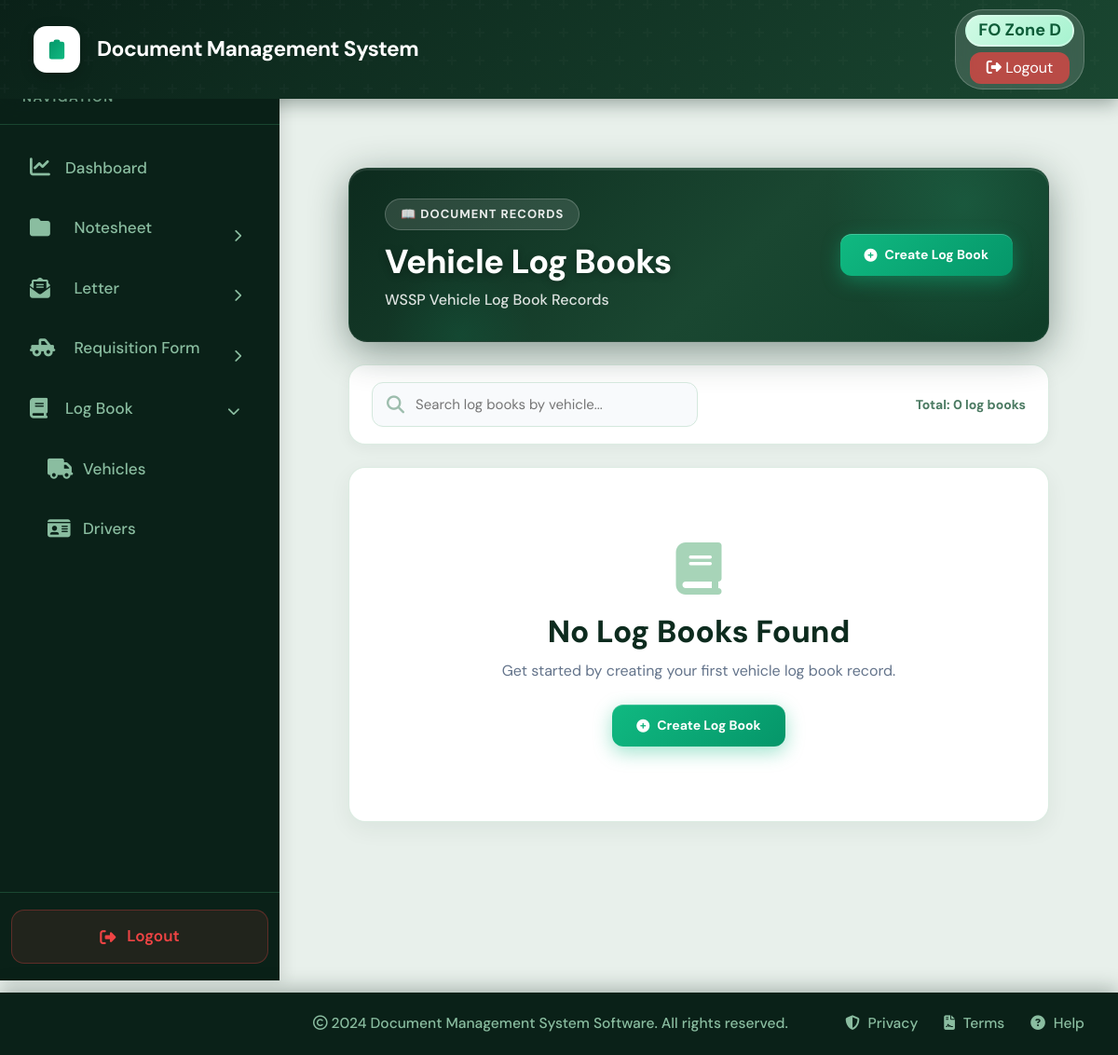
Before: /logbook/ (signed in) with the older database file.
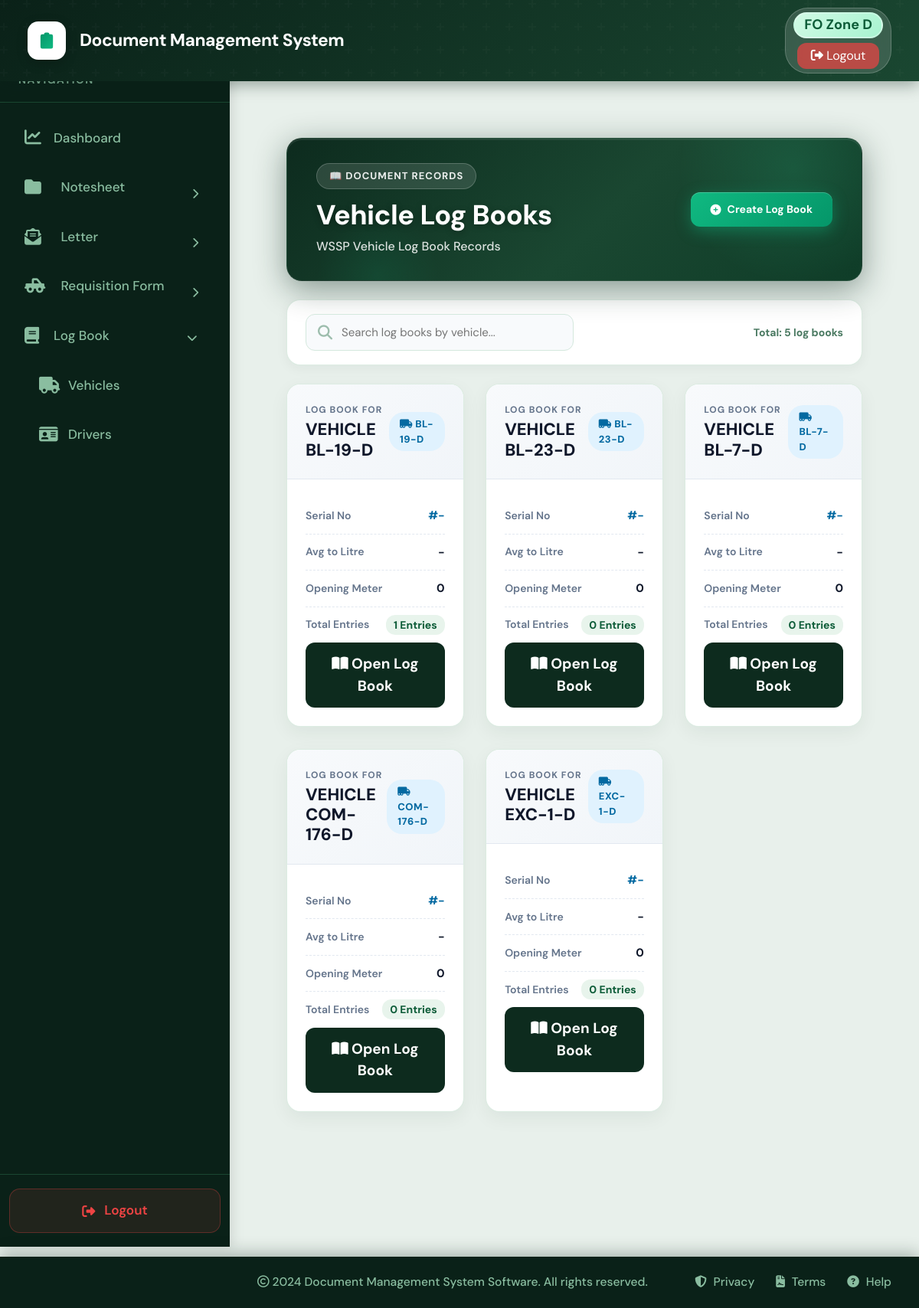
After: the same page with the newer database file.
### logbook/models.py (models this page shows, shortened)
class LogBook(models.Model):
    vehicle = models.OneToOneField(
        Vehicle,
        on_delete=models.CASCADE,
        related_name="logbook",
        null=True,
        blank=True
    )
    vehicle_name = models.CharField(
        max_length=50
    )
    serial_number = models.CharField(
        max_length=50,
        blank=True,
        null=True
    )
    average_to_litre = models.DecimalField(
        max_digits=10,
        decimal_places=2,
        blank=True,
        null=True,
        help_text="Average KM per litre"
    )
    opening_meter_reading = models.PositiveIntegerField(
        default=0
    )
    from django.utils import timezone
    opened_on = models.DateField(
        default=timezone.now
    )
    is_active = models.BooleanField(
        default=True
    )
    created_at = models.DateTimeField(
        auto_now_add=True
    )
    updated_at = models.DateTimeField(
        auto_now=True
    )
    class Meta:
        ordering = ["vehicle_name"]
        verbose_name = "Log Book"
        verbose_name_plural = "Log Books"

### logbook/views.py (the view)
# urls.py: path('', views.logbook_list, name='logbook_list'),
@login_required
def logbook_list(request):
    logbooks = (
        LogBook.objects
        .select_related("vehicle", "vehicle__zone")
        .prefetch_related("entries")
        .order_by("vehicle_name")
    )
    user_zone = get_user_zone(request.user)
    if not is_admin_or_ceo(request.user) and user_zone:
        logbooks = logbooks.filter(vehicle__zone=user_zone)
    return render(
        request,
        "logbook/logbook_list.html",
        {
            "logbooks": logbooks,
            "is_manager": is_manager(request.user),
        }
    )

### logbook/templates/logbook/logbook_list.html (shortened to what this page needs)
{% extends "base.html" %}
{% block content %}
<div style="background: #e8f0eb; min-height: 100vh; padding: 2rem;">
    <div style="
        background: linear-gradient(135deg, #0d2b1e 0%, #1a4731 55%, #0f3d28 100%);
        border-radius: 20px;
        padding: 32px 38px;
        margin-bottom: 24px;
        box-shadow: 0 10px 40px rgba(13,43,30,0.45), 0 2px 0 rgba(255,255,255,0.08) inset;
        position: relative;
        overflow: hidden;
        display: flex;
        justify-content: space-between;
        align-items: center;
        border: 1px solid rgba(255,255,255,0.08);
    ">
        <div style="position:absolute;top:-60%;right:-8%;width:300px;height:300px;background:radial-gradient(circle,rgba(52,211,153,0.15) 0%,transparent 70%);border-radius:50%;pointer-events:none;"></div>
        <div style="position:absolute;bottom:-40%;left:5%;width:160px;height:160px;background:radial-gradient(circle,rgba(16,185,129,0.1) 0%,transparent 70%);border-radius:50%;pointer-events:none;"></div>
        <div style="position:relative;z-index:1;">
            <span style="background:rgba(255,255,255,0.12);border:1px solid rgba(255,255,255,0.2);color:rgba(255,255,255,0.9);font-size:13px;font-weight:700;padding:6px 16px;border-radius:20px;text-transform:uppercase;letter-spacing:1px;display:inline-block;margin-bottom:12px;">
                📖 Document Records
            </span>
            <h2 style="color:white;font-size:36px;font-weight:800;margin:0 0 8px 0;letter-spacing:-0.5px;text-shadow:0 2px 8px rgba(0,0,0,0.3);">
                Vehicle Log Books
            </h2>
            <p style="color:rgba(255,255,255,0.85);font-size:16px;margin:0;font-weight:500;">
                WSSP Vehicle Log Book Records
            </p>
        </div>
        {% if not is_manager %}
        <a href="{% url 'create_logbook' %}" class="btn-create">
            <i class="fas fa-plus-circle"></i> Create Log Book
        </a>
        {% endif %}
    </div>
    <div style="background:white; border-radius:18px; padding:18px 24px; margin-bottom:24px; box-shadow:0 4px 16px rgba(13,43,30,0.05); border:1px solid rgba(212,232,219,0.8); display:flex; justify-content:space-between; align-items:center;">
        <div style="position:relative;width:350px;">
            <i class="fas fa-search" style="position:absolute;left:16px;top:14px;color:#9dbdad;"></i>
            <input type="text" id="searchInput" placeholder="Search log books by vehicle..."
                style="width:100%;padding:12px 12px 12px 46px;border:1px solid #d4e8dd;border-radius:12px;outline:none;font-size:15px; background:#f8fafc;">
        </div>
        <div style="color:#4b7a62;font-size:14px;font-weight:700;">
            Total: <span id="logbookCount">{{ logbooks|length }}</span> log books
        </div>
    </div>
    <div class="row" id="logbookGrid">
        {% for logbook in logbooks %}
        <div class="col-md-6 col-xl-4 mb-4 logbook-item">
            <div class="logbook-card h-100 d-flex flex-column">
                <div class="logbook-header">
                    <div>
                        <div style="color:#64748b; font-size:12px; font-weight:700; text-transform:uppercase; letter-spacing:1px; margin-bottom:4px;">Log Book For</div>
                        <h4 class="mb-0 vehicle-title" style="color:#0f172a; font-weight:800; font-size:22px;">VEHICLE {{ logbook.vehicle_name }}</h4>
                    </div>
                    <div class="vehicle-badge">
                        <i class="fas fa-truck-moving"></i> {{ logbook.vehicle_name }}
                    </div>
                </div>
                <div class="logbook-body flex-grow-1">
                    <div class="detail-item">
                        <span class="detail-label">Serial No</span>
                        <span class="detail-value" style="color:#0369a1;">#{{ logbook.serial_number|default:"-" }}</span>
                    </div>
                    <div class="detail-item">
                        <span class="detail-label">Avg to Litre</span>
                        <span class="detail-value">{{ logbook.average_to_litre|default:"-" }}</span>
                    </div>
                    <div class="detail-item">
                        <span class="detail-label">Opening Meter</span>
                        <span class="detail-value">{{ logbook.opening_meter_reading }}</span>
                    </div>
                    <div class="detail-item" style="border-bottom:none;">
                        <span class="detail-label">Total Entries</span>
                        <span class="detail-value">
                            <span style="background:#e8f4ec; color:#0d5c38; padding:4px 10px; border-radius:12px; font-size:14px;">{{ logbook.entries.count }} Entries</span>
                        </span>
                    </div>
                    <a href="{% url 'logbook_detail' logbook.id %}" class="btn-open-book mt-auto">
                        <i class="fas fa-book-open"></i> Open Log Book
                    </a>
                </div>
            </div>
        </div>
        {% empty %}
        <div class="col-12 empty-state">
            <div style="background:white;border-radius:18px;padding:80px;text-align:center;border:1px solid rgba(212,232,219,0.8);box-shadow:0 8px 24px rgba(13,43,30,0.06);">
                <i class="fas fa-book" style="font-size:56px;color:#a7d4b8;display:block;margin-bottom:20px;"></i>
                <h3 style="color:#0d2b1e;font-weight:800;margin-bottom:10px;">No Log Books Found</h3>
                <p style="color:#64748b;font-size:16px;margin-bottom:24px;">Get started by creating your first vehicle log book record.</p>
                {% if not is_manager %}
                <a href="{% url 'create_logbook' %}" class="btn-create">
                    <i class="fas fa-plus-circle"></i> Create Log Book
                </a>
                {% endif %}
            </div>
        </div>
        {% endfor %}
    </div>
</div>
{% endblock %}

Changed rows visible on the page:
added LogBook: vehicle_name "BL-19-D", serial_number "-", average_to_litre "-", opening_meter_reading "0", entries.count "1"
added LogBook: vehicle_name "BL-23-D", serial_number "-", average_to_litre "-", opening_meter_reading "0", entries.count "0"
added LogBook: vehicle_name "BL-7-D", serial_number "-", average_to_litre "-", opening_meter_reading "0", entries.count "0"
added LogBook: vehicle_name "COM-176-D", serial_number "-", average_to_litre "-", opening_meter_reading "0", entries.count "0"
added LogBook: vehicle_name "EXC-1-D", serial_number "-", average_to_litre "-", opening_meter_reading "0", entries.count "0"
Other visible differences:
{{ logbooks|length }}: "0" → "5"
text no longer shown: "No Log Books Found Get started by creating your first vehicle log book record. Create Log Book"
